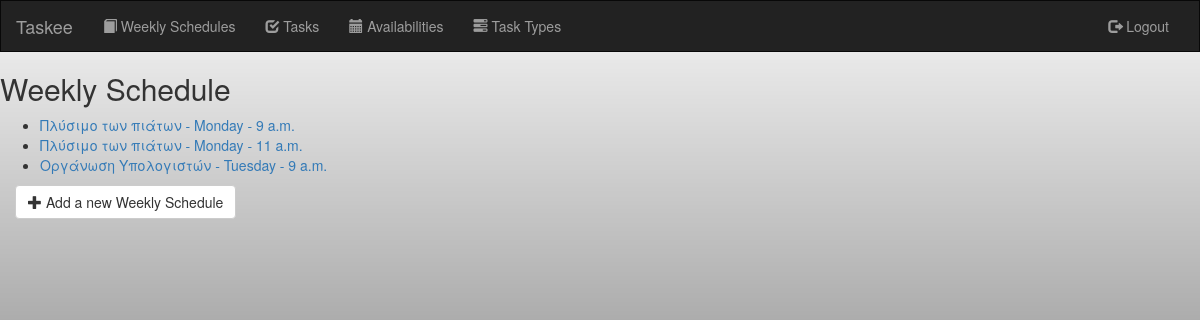
/weeklySchedule/ (signed in), run on the app's committed database.
### taskmanager/models.py (models this page shows, shortened)
class WeeklySchedule(models.Model):
    user = models.ForeignKey(User, on_delete=models.CASCADE)
    task = models.ForeignKey(Task, on_delete=models.CASCADE, default=1)
    instanceId = models.IntegerField(default=1)
    day = models.ForeignKey(Day, on_delete=models.CASCADE, default=1)
    startingTime = models.TimeField()
    duration = models.TimeField()
    canMove = models.BooleanField(default=False)
    valid = models.BooleanField(default=False)

class Task(models.Model):
    user = models.ForeignKey(User, on_delete=models.CASCADE)
    name = models.CharField(max_length=250)
    type = models.ForeignKey(TaskType, on_delete=models.CASCADE, default=1)
    place = models.CharField(max_length=250)
    notes = models.CharField(max_length=1000)

class Day(models.Model):
    name = models.CharField(max_length=9)
    def __str__(self): return self.name

### taskmanager/views.py (the view)
# urls.py: url(r'^weeklySchedule/$', views.WeeklyScheduleView.as_view(), name='weeklyScheduleView'),
class WeeklyScheduleView(LoginRequiredMixin, generic.ListView):
    template_name = 'taskmanager/weeklyScheduleView.html'
    context_object_name = 'weeklySchedule_list'
    login_url = '/login/'
    def get_queryset(self):
        return WeeklySchedule.objects.filter(user=self.request.user).order_by('day', 'startingTime')

### templates/taskmanager/weeklyScheduleView.html (shortened to what this page needs)
{% extends 'base.html' %}
{% block body %}
    <h2>Weekly Schedule</h2>
    <ul>
        {% for weeklySchedule in weeklySchedule_list %}
            <li><a href="{% url 'taskmanager:weeklyScheduleDetails' weeklySchedule.id %}">{{ weeklySchedule.task.name }}
                - {{ weeklySchedule.day }} - {{ weeklySchedule.startingTime }}</a></li>
        {% endfor %}
    </ul>
    <div class="form-group">
        <div class="col-lg-4">
            <a href="{% url 'taskmanager:weeklySchedule-add' %}">
                <button type="submit" class="btn btn-default"><span class="glyphicon glyphicon-plus"></span> Add a new
                    Weekly Schedule
                </button>
            </a>
        </div>
    </div>
{% endblock %}

### staticfiles/css/style.css (style rules this page uses)
body { background: white url("images/gbackground.png"); }

### data on the page
WeeklySchedule: task.name "Πλύσιμο των πιάτων", day "Monday", startingTime "9 a.m."
WeeklySchedule: task.name "Πλύσιμο των πιάτων", day "Monday", startingTime "11 a.m."
WeeklySchedule: task.name "Οργάνωση Υπολογιστών", day "Tuesday", startingTime "9 a.m."
